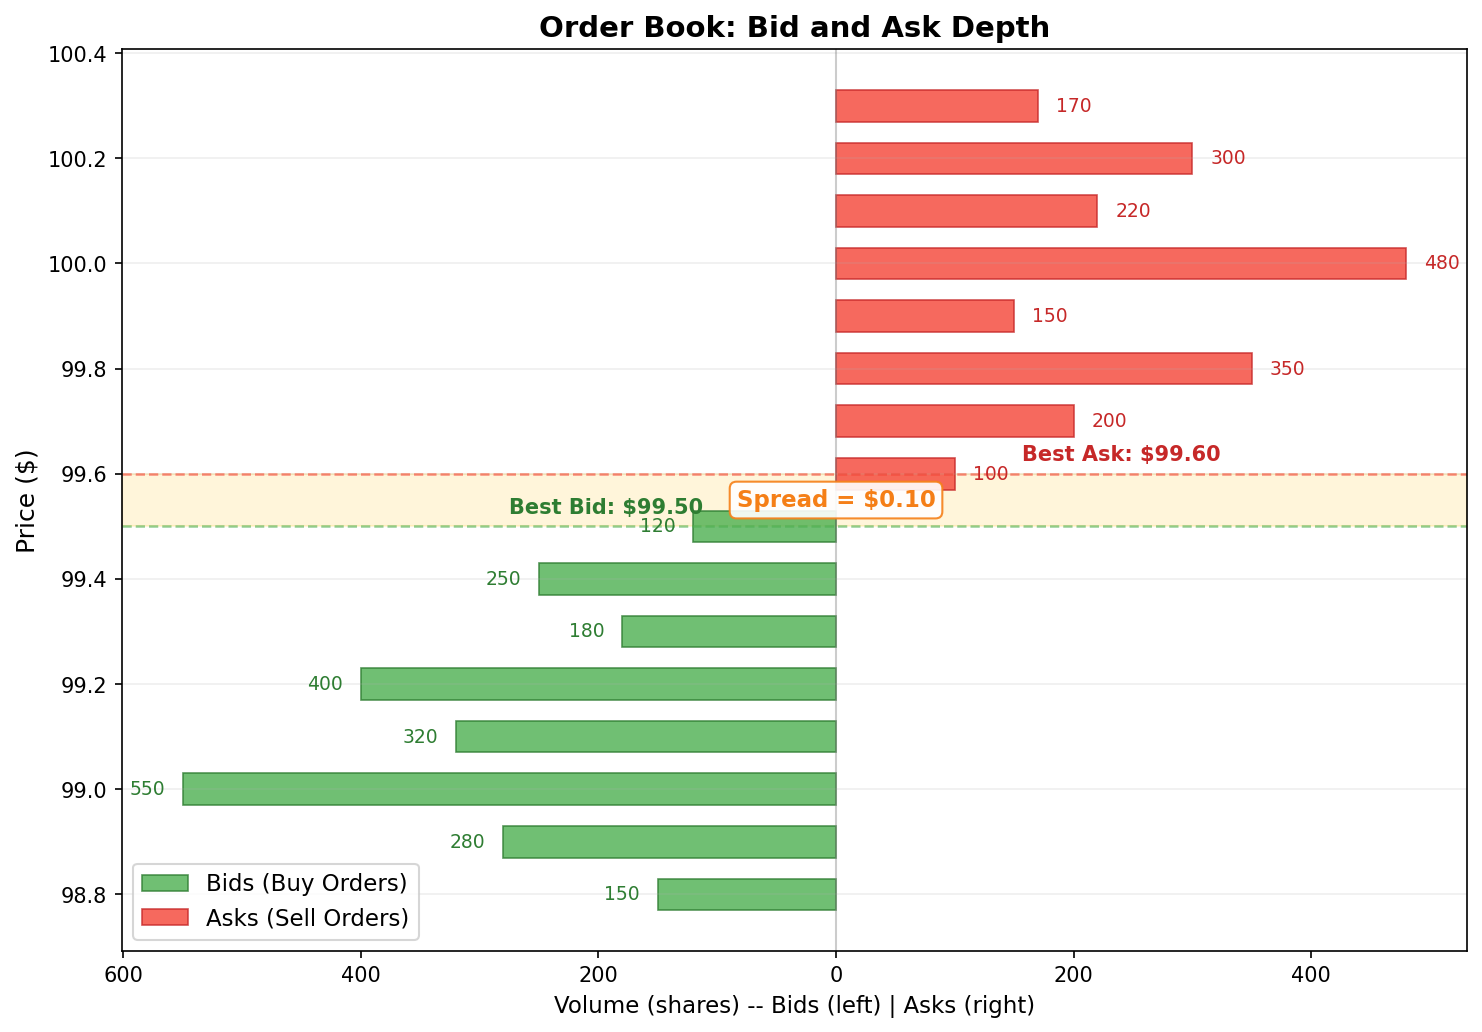

The script that saved this image:
"""
Week 44 - Order Book Visualization
====================================
Displays a simplified limit order book with:
  - Bid levels (buy orders) on the left in green
  - Ask levels (sell orders) on the right in red
  - Depth bars showing volume at each price level
  - Spread highlighted between best bid and best ask
Output: week44_order_book.png
"""

import matplotlib.pyplot as plt
import numpy as np
import os

# ---------------------------------------------------------------------------
# Synthetic order book data
# ---------------------------------------------------------------------------
# Price levels and volumes for bids (buy side)
bid_prices = np.array([99.50, 99.40, 99.30, 99.20, 99.10, 99.00, 98.90, 98.80])
bid_volumes = np.array([120, 250, 180, 400, 320, 550, 280, 150])

# Price levels and volumes for asks (sell side)
ask_prices = np.array([99.60, 99.70, 99.80, 99.90, 100.00, 100.10, 100.20, 100.30])
ask_volumes = np.array([100, 200, 350, 150, 480, 220, 300, 170])

# Best bid / best ask
best_bid = bid_prices[0]
best_ask = ask_prices[0]
spread = best_ask - best_bid
mid_price = (best_bid + best_ask) / 2

# ---------------------------------------------------------------------------
# Plot
# ---------------------------------------------------------------------------
fig, ax = plt.subplots(figsize=(10, 7))

bar_height = 0.06  # thickness of each bar

# Bid bars (extend to the LEFT, so use negative volumes for visual direction)
ax.barh(bid_prices, -bid_volumes, height=bar_height, color="#4CAF50", alpha=0.8,
        edgecolor="#2E7D32", linewidth=0.8, label="Bids (Buy Orders)")

# Ask bars (extend to the RIGHT)
ax.barh(ask_prices, ask_volumes, height=bar_height, color="#F44336", alpha=0.8,
        edgecolor="#C62828", linewidth=0.8, label="Asks (Sell Orders)")

# Add volume labels on each bar
for p, v in zip(bid_prices, bid_volumes):
    ax.text(-v - 15, p, str(v), ha="right", va="center", fontsize=9, color="#2E7D32")
for p, v in zip(ask_prices, ask_volumes):
    ax.text(v + 15, p, str(v), ha="left", va="center", fontsize=9, color="#C62828")

# Spread region
ax.axhspan(best_bid, best_ask, alpha=0.15, color="#FFC107", zorder=0)
ax.annotate(f"Spread = ${spread:.2f}",
            xy=(0, mid_price), fontsize=11, fontweight="bold",
            ha="center", va="center", color="#F57F17",
            bbox=dict(boxstyle="round,pad=0.3", facecolor="white",
                      edgecolor="#F57F17", alpha=0.9))

# Best bid / best ask lines
ax.axhline(y=best_bid, color="#4CAF50", linewidth=1.2, linestyle="--", alpha=0.6)
ax.axhline(y=best_ask, color="#F44336", linewidth=1.2, linestyle="--", alpha=0.6)

# Labels for best bid / ask
ax.text(-max(bid_volumes) * 0.5, best_bid + 0.025,
        f"Best Bid: ${best_bid:.2f}", fontsize=10, color="#2E7D32", fontweight="bold")
ax.text(max(ask_volumes) * 0.5, best_ask + 0.025,
        f"Best Ask: ${best_ask:.2f}", fontsize=10, color="#C62828", fontweight="bold",
        ha="center")

# Center line
ax.axvline(x=0, color="gray", linewidth=1, linestyle="-", alpha=0.4)

# Formatting
ax.set_xlabel("Volume (shares)", fontsize=12)
ax.set_ylabel("Price ($)", fontsize=12)
ax.set_title("Order Book: Bid and Ask Depth", fontsize=14, fontweight="bold")
ax.legend(fontsize=11, loc="lower left")
ax.grid(True, alpha=0.2, axis="y")

# Make x-axis show absolute values
from matplotlib.ticker import FuncFormatter
ax.xaxis.set_major_formatter(FuncFormatter(lambda x, _: f"{abs(int(x))}"))
ax.set_xlabel("Volume (shares) -- Bids (left) | Asks (right)", fontsize=11)

plt.tight_layout()

# Save output
output_path = os.path.join(os.path.dirname(__file__), "week44_order_book.png")
plt.savefig(output_path, dpi=150, bbox_inches="tight")
plt.close()
print(f"Saved: {output_path}")
